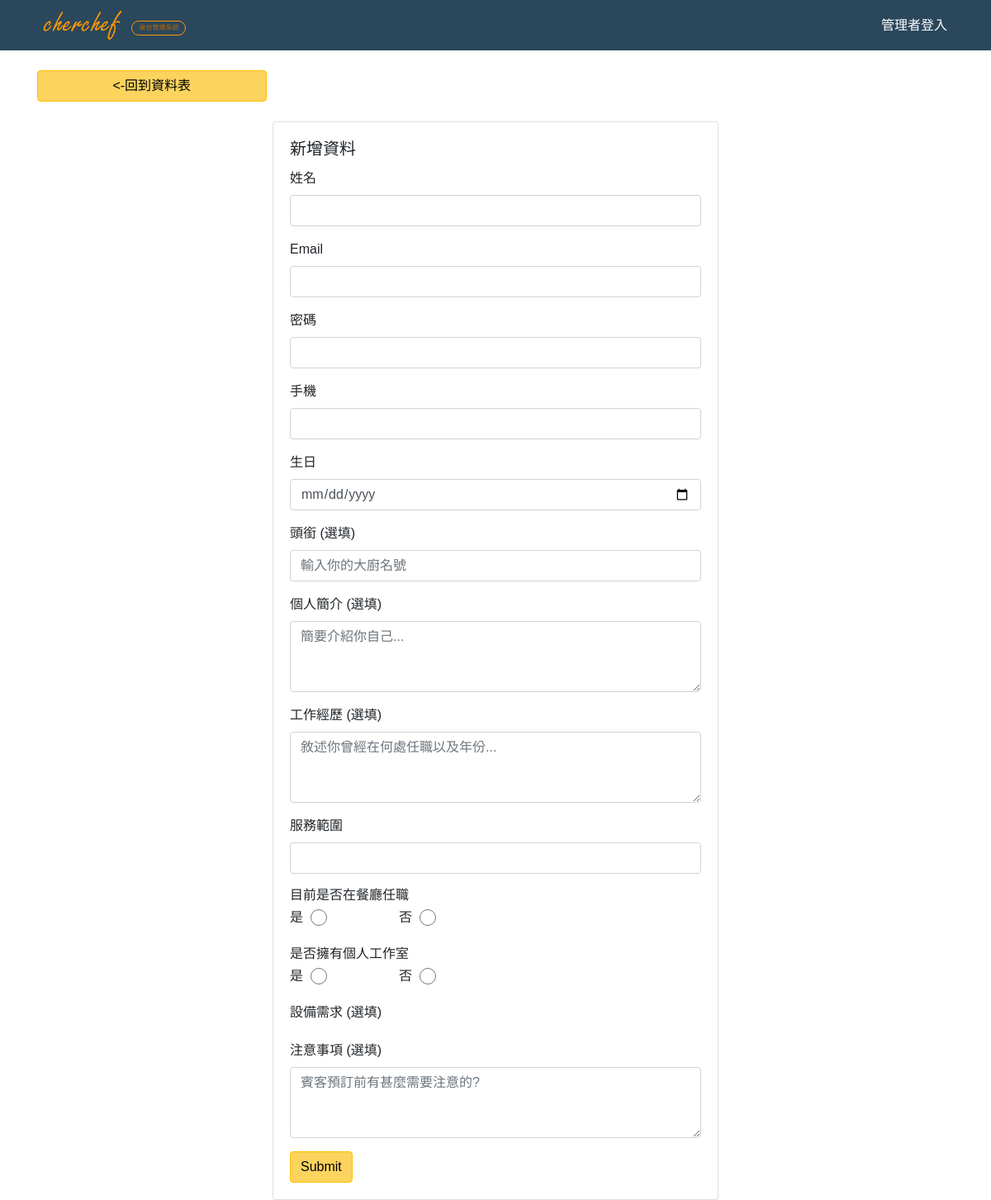
The app's page /Chef/chef_data_insert.php, older data.
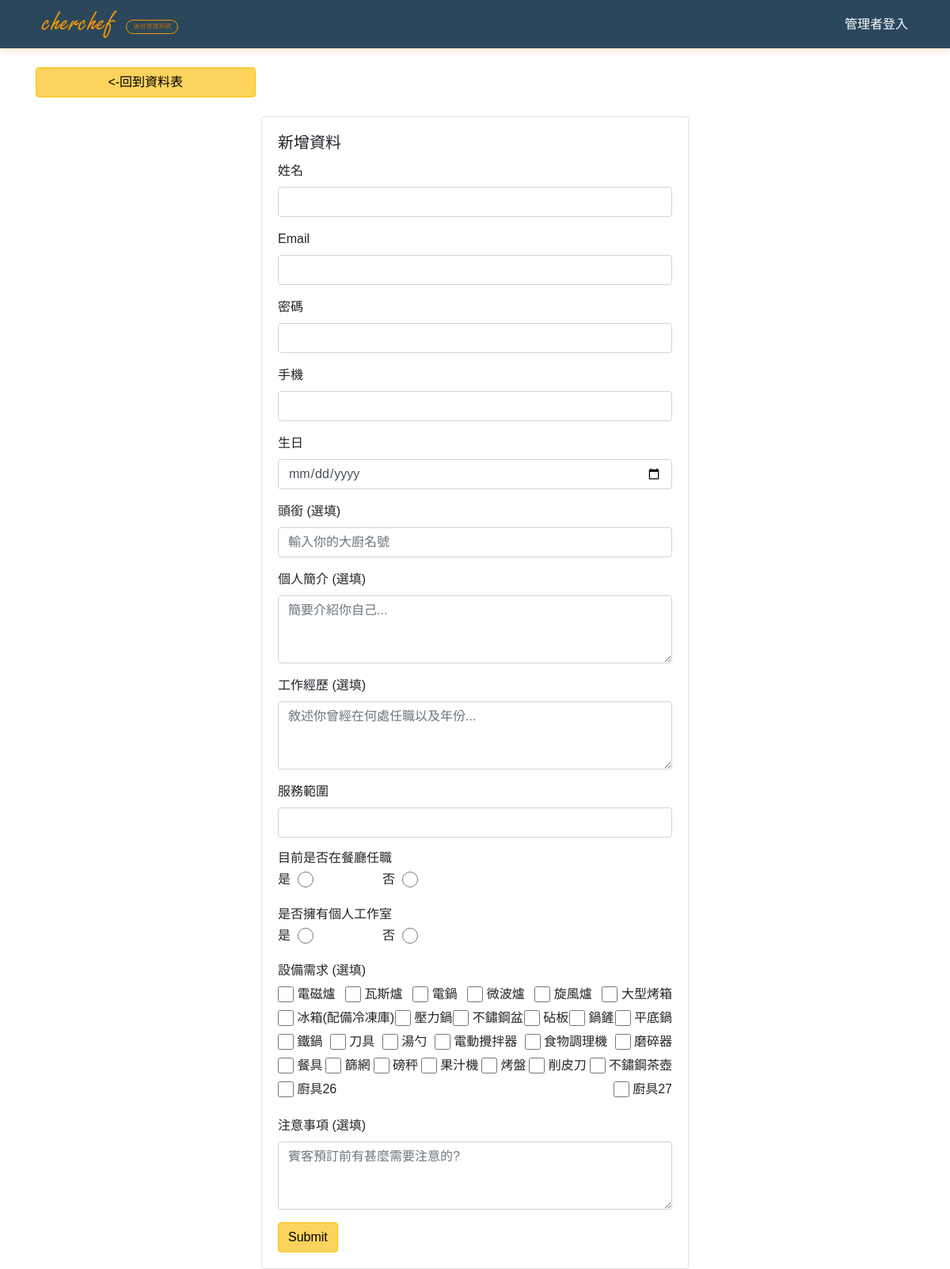
The same page, newer data.
### tables this page shows
CREATE TABLE `tool` (
  `sid` int(11) NOT NULL,
  `tool_name` varchar(255) NOT NULL
);

### Chef/chef_data_insert.php (the view, shortened to what the changed rows need)
<?php
require __DIR__ . '/connect.php';
$t_sql = "SELECT * FROM `tool` ORDER BY `tool`.`sid`";
$t_stmt = $pdo->query($t_sql);
$all_tool = $t_stmt->fetchAll(PDO::FETCH_ASSOC);
?>
<?php include __DIR__ . '/_html_header.php'; ?>
<div class="container">
    <br>
                    <div class="row">
                        <div class="col-lg-6 center_div">
                            <br>
                            <div class="card">
                                <div class="card-body">
                                    <form name="form1" method="post" onsubmit="return checkForm();">
                                        <div class="form-group">
                                            <div class="d-flex flex-wrap justify-content-between">
                                                <?php foreach ($all_tool as $tool) : ?>
                                                <div style="display:inline-block">
                                                    <input class="mini-radio " type="checkbox"
                                                        id="tool_<?= $tool['sid'] ?>" name="tool[]"
                                                        value="<?= $tool['sid'] ?>">
                                                    <label for="tool_<?= $tool['sid'] ?>"
                                                        class="form-label mini-label"><?= $tool['tool_name'] ?></label>
                                                </div>
                                                <?php endforeach ?>
                                            </div>
                                        </div>
                                    </form>
                                </div>
                            </div>
                        </div>
                    </div>
    </div>
    <?php include __DIR__ . '/_html_footer.php'; ?>

Row changes from the older to the newer data that the page shows:
added tool: tool_name "電磁爐"
added tool: tool_name "瓦斯爐"
added tool: tool_name "電鍋"
added tool: tool_name "微波爐"
added tool: tool_name "旋風爐"
added tool: tool_name "大型烤箱"
added tool: tool_name "冰箱(配備冷凍庫)"
added tool: tool_name "壓力鍋"
added tool: tool_name "不鏽鋼盆"
added tool: tool_name "砧板"
added tool: tool_name "鍋鏟"
added tool: tool_name "平底鍋"
added tool: tool_name "鐵鍋"
added tool: tool_name "刀具"
added tool: tool_name "湯勺"
added tool: tool_name "電動攪拌器"
added tool: tool_name "食物調理機"
added tool: tool_name "磨碎器"
added tool: tool_name "餐具"
added tool: tool_name "篩網"
added tool: tool_name "磅秤"
added tool: tool_name "果汁機"
added tool: tool_name "烤盤"
added tool: tool_name "削皮刀"
added tool: tool_name "不鏽鋼茶壺"
added tool: tool_name "廚具26"
added tool: tool_name "廚具27"
